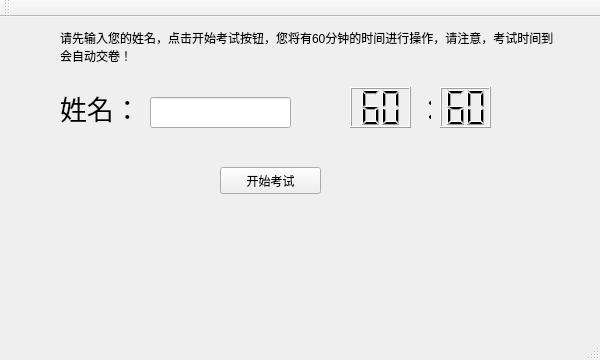
<?xml version="1.0" encoding="UTF-8"?>
<ui version="4.0">
 <class>MainWindow</class>
 <widget class="QMainWindow" name="MainWindow">
  <property name="geometry">
   <rect>
    <x>0</x>
    <y>0</y>
    <width>600</width>
    <height>360</height>
   </rect>
  </property>
  <property name="windowTitle">
   <string>MainWindow</string>
  </property>
  <widget class="QWidget" name="centralWidget">
   <widget class="QPushButton" name="Start_Btn">
    <property name="geometry">
     <rect>
      <x>220</x>
      <y>150</y>
      <width>101</width>
      <height>27</height>
     </rect>
    </property>
    <property name="text">
     <string>开始考试</string>
    </property>
   </widget>
   <widget class="QLabel" name="tips_label">
    <property name="geometry">
     <rect>
      <x>60</x>
      <y>-10</y>
      <width>500</width>
      <height>80</height>
     </rect>
    </property>
    <property name="autoFillBackground">
     <bool>false</bool>
    </property>
    <property name="text">
     <string>请先输入您的姓名，点击开始考试按钮，您将有60分钟的时间进行操作，请注意，考试时间到会自动交卷！</string>
    </property>
    <property name="scaledContents">
     <bool>false</bool>
    </property>
    <property name="wordWrap">
     <bool>true</bool>
    </property>
   </widget>
   <widget class="QLCDNumber" name="timer_seconds">
    <property name="geometry">
     <rect>
      <x>440</x>
      <y>70</y>
      <width>51</width>
      <height>41</height>
     </rect>
    </property>
    <property name="font">
     <font>
      <family>Arial</family>
      <pointsize>20</pointsize>
      <weight>75</weight>
      <bold>true</bold>
     </font>
    </property>
    <property name="digitCount">
     <number>2</number>
    </property>
    <property name="value" stdset="0">
     <double>60.000000000000000</double>
    </property>
    <property name="intValue" stdset="0">
     <number>60</number>
    </property>
   </widget>
   <widget class="QLCDNumber" name="timer_minute">
    <property name="geometry">
     <rect>
      <x>350</x>
      <y>70</y>
      <width>61</width>
      <height>41</height>
     </rect>
    </property>
    <property name="font">
     <font>
      <family>Arial</family>
      <pointsize>20</pointsize>
      <weight>75</weight>
      <bold>true</bold>
     </font>
    </property>
    <property name="layoutDirection">
     <enum>Qt::RightToLeft</enum>
    </property>
    <property name="digitCount">
     <number>2</number>
    </property>
    <property name="value" stdset="0">
     <double>60.000000000000000</double>
    </property>
    <property name="intValue" stdset="0">
     <number>60</number>
    </property>
   </widget>
   <widget class="QLabel" name="split_label">
    <property name="geometry">
     <rect>
      <x>410</x>
      <y>70</y>
      <width>21</width>
      <height>41</height>
     </rect>
    </property>
    <property name="font">
     <font>
      <family>Arial</family>
      <pointsize>20</pointsize>
     </font>
    </property>
    <property name="text">
     <string> ：</string>
    </property>
   </widget>
   <widget class="QLineEdit" name="nameEdit">
    <property name="geometry">
     <rect>
      <x>150</x>
      <y>80</y>
      <width>141</width>
      <height>31</height>
     </rect>
    </property>
   </widget>
   <widget class="QLabel" name="name_label">
    <property name="geometry">
     <rect>
      <x>60</x>
      <y>70</y>
      <width>91</width>
      <height>41</height>
     </rect>
    </property>
    <property name="font">
     <font>
      <pointsize>20</pointsize>
     </font>
    </property>
    <property name="text">
     <string>姓名：</string>
    </property>
   </widget>
  </widget>
  <widget class="QMenuBar" name="menuBar">
   <property name="geometry">
    <rect>
     <x>0</x>
     <y>0</y>
     <width>600</width>
     <height>26</height>
    </rect>
   </property>
  </widget>
  <widget class="QToolBar" name="mainToolBar">
   <attribute name="toolBarArea">
    <enum>TopToolBarArea</enum>
   </attribute>
   <attribute name="toolBarBreak">
    <bool>false</bool>
   </attribute>
  </widget>
  <widget class="QStatusBar" name="statusBar"/>
 </widget>
 <layoutdefault spacing="6" margin="11"/>
 <resources/>
 <connections/>
</ui>
